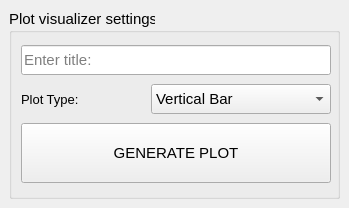
<?xml version="1.0" encoding="UTF-8"?>
<ui version="4.0">
 <class>PlotView</class>
 <widget class="QMainWindow" name="PlotView">
  <property name="windowModality">
   <enum>Qt::ApplicationModal</enum>
  </property>
  <property name="geometry">
   <rect>
    <x>0</x>
    <y>0</y>
    <width>349</width>
    <height>208</height>
   </rect>
  </property>
  <property name="windowTitle">
   <string>Plot visualizer</string>
  </property>
  <widget class="QWidget" name="centralwidget">
   <layout class="QGridLayout" name="gridLayout">
    <item row="0" column="0">
     <widget class="QGroupBox" name="groupBox">
      <property name="minimumSize">
       <size>
        <width>331</width>
        <height>190</height>
       </size>
      </property>
      <property name="font">
       <font>
        <pointsize>11</pointsize>
       </font>
      </property>
      <property name="title">
       <string>Plot visualizer settings</string>
      </property>
      <layout class="QGridLayout" name="gridLayout_2">
       <item row="0" column="0" colspan="2">
        <widget class="QLineEdit" name="lineEdit">
         <property name="minimumSize">
          <size>
           <width>310</width>
           <height>30</height>
          </size>
         </property>
         <property name="placeholderText">
          <string>Enter title:</string>
         </property>
        </widget>
       </item>
       <item row="1" column="0">
        <widget class="QLabel" name="label">
         <property name="minimumSize">
          <size>
           <width>120</width>
           <height>30</height>
          </size>
         </property>
         <property name="font">
          <font>
           <pointsize>10</pointsize>
          </font>
         </property>
         <property name="text">
          <string>Plot Type:</string>
         </property>
        </widget>
       </item>
       <item row="1" column="1">
        <widget class="QComboBox" name="comboBox">
         <property name="minimumSize">
          <size>
           <width>180</width>
           <height>30</height>
          </size>
         </property>
         <item>
          <property name="text">
           <string>Vertical Bar</string>
          </property>
         </item>
         <item>
          <property name="text">
           <string>Horizontal Bar</string>
          </property>
         </item>
         <item>
          <property name="text">
           <string>Pizza</string>
          </property>
         </item>
         <item>
          <property name="text">
           <string>Histogram</string>
          </property>
         </item>
         <item>
          <property name="text">
           <string>Paths</string>
          </property>
         </item>
         <item>
          <property name="text">
           <string>Stream Plot</string>
          </property>
         </item>
        </widget>
       </item>
       <item row="2" column="0" colspan="2">
        <widget class="QPushButton" name="pushButton">
         <property name="minimumSize">
          <size>
           <width>310</width>
           <height>60</height>
          </size>
         </property>
         <property name="text">
          <string>GENERATE PLOT</string>
         </property>
        </widget>
       </item>
      </layout>
     </widget>
    </item>
   </layout>
  </widget>
 </widget>
 <resources/>
 <connections/>
</ui>
